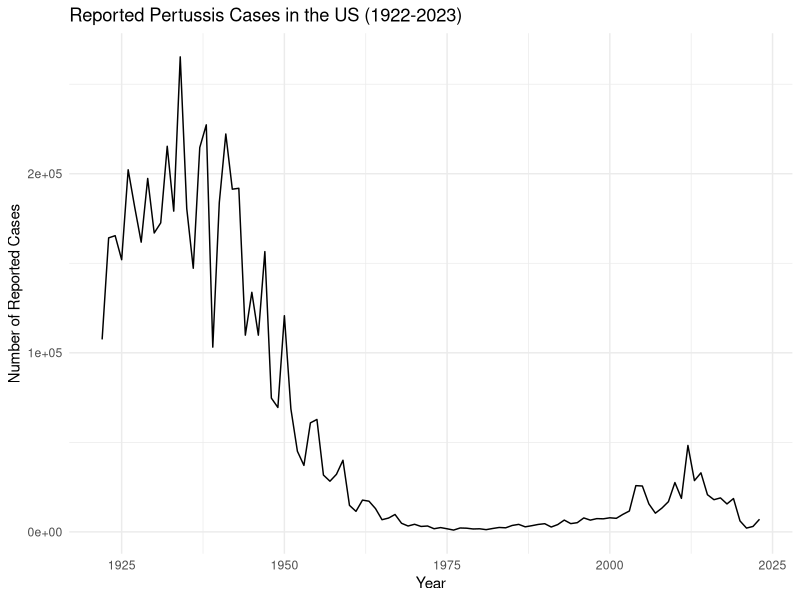
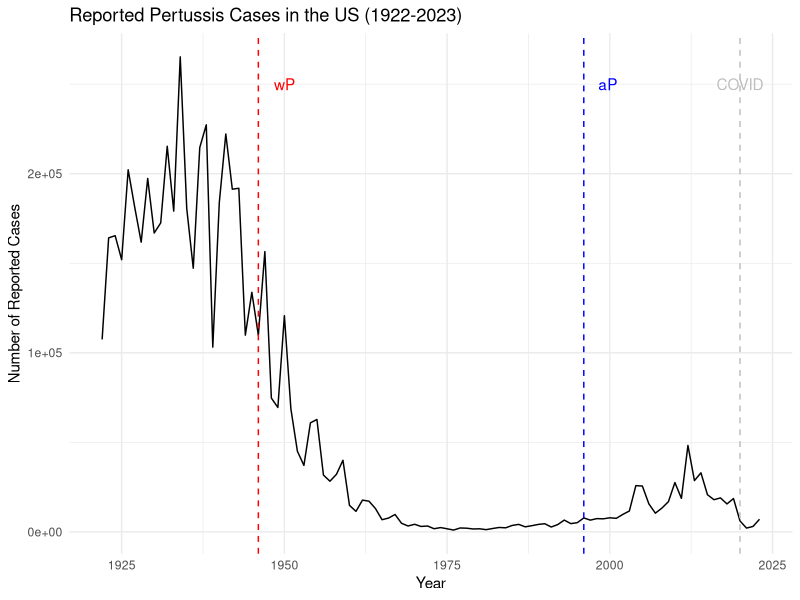

Write the R code that produced these figures, in order. (Note: this script raises an error after producing the figures.)
## ---- chunk 1
cdc <- data.frame(
                          Year = c(1922L,
                                   1923L,1924L,1925L,1926L,1927L,1928L,
                                   1929L,1930L,1931L,1932L,1933L,1934L,1935L,
                                   1936L,1937L,1938L,1939L,1940L,1941L,
                                   1942L,1943L,1944L,1945L,1946L,1947L,1948L,
                                   1949L,1950L,1951L,1952L,1953L,1954L,
                                   1955L,1956L,1957L,1958L,1959L,1960L,
                                   1961L,1962L,1963L,1964L,1965L,1966L,1967L,
                                   1968L,1969L,1970L,1971L,1972L,1973L,
                                   1974L,1975L,1976L,1977L,1978L,1979L,1980L,
                                   1981L,1982L,1983L,1984L,1985L,1986L,
                                   1987L,1988L,1989L,1990L,1991L,1992L,1993L,
                                   1994L,1995L,1996L,1997L,1998L,1999L,
                                   2000L,2001L,2002L,2003L,2004L,2005L,
                                   2006L,2007L,2008L,2009L,2010L,2011L,2012L,
                                   2013L,2014L,2015L,2016L,2017L,2018L,
                                   2019L,2020L,2021L,2022L,2023L),
  No..Reported.Pertussis.Cases = c(107473,
                                   164191,165418,152003,202210,181411,
                                   161799,197371,166914,172559,215343,179135,
                                   265269,180518,147237,214652,227319,103188,
                                   183866,222202,191383,191890,109873,
                                   133792,109860,156517,74715,69479,120718,
                                   68687,45030,37129,60886,62786,31732,28295,
                                   32148,40005,14809,11468,17749,17135,
                                   13005,6799,7717,9718,4810,3285,4249,
                                   3036,3287,1759,2402,1738,1010,2177,2063,
                                   1623,1730,1248,1895,2463,2276,3589,
                                   4195,2823,3450,4157,4570,2719,4083,6586,
                                   4617,5137,7796,6564,7405,7298,7867,
                                   7580,9771,11647,25827,25616,15632,10454,
                                   13278,16858,27550,18719,48277,28639,
                                   32971,20762,17972,18975,15609,18617,6124,
                                   2116,3044,7063)
)
cdc
## ---- chunk 2
library(ggplot2)
ggplot(cdc) +
  geom_line(aes(x = Year, y = No..Reported.Pertussis.Cases)) +
  labs(title = "Reported Pertussis Cases in the US (1922-2023)",
       x = "Year",
       y = "Number of Reported Cases") +
  theme_minimal()
## ---- chunk 3
ggplot(cdc) +
  geom_line(aes(x = Year, y = No..Reported.Pertussis.Cases)) +
  labs(title = "Reported Pertussis Cases in the US (1922-2023)",
       x = "Year",
       y = "Number of Reported Cases") +
  theme_minimal() + geom_vline(xintercept = 1946, linetype="dashed", 
              color = "red", size=.5) +
  annotate("text", x = 1950, y = 250000, label = " wP ", color = "red") + geom_vline(xintercept = 1996, linetype="dashed", 
              color = "blue", size=.5) +
  annotate("text", x = 2000, y = 250000, label = "aP ", color = "blue") +geom_vline(xintercept = 2020, linetype="dashed", 
              color = "gray", size=.5) +
  annotate("text", x = 2020, y = 250000, label = " COVID ", color = "gray") 

## ---- chunk 4
(library(jsonlite))
subject <- read_json("https://www.cmi-pb.org/api/subject", simplifyVector = TRUE) 

## ---- chunk 5
head(subject, 3)

## ---- chunk 6
table(subject$infancy_vac)
table(subject$biological_sex)
table(subject$biological_sex, subject$race)

## ---- chunk 7
library(lubridate)
for (i in 1:(length(subject$year_of_birth))) {
  subject$age_years[i] <- as.numeric(time_length( today() - ymd(subject$year_of_birth[i]),  "years"))
}

## ---- chunk 8
library(dplyr)
ap <- subject %>% filter(infancy_vac == "aP")
mean(ap$age_years, na.rm = TRUE)

wp <- subject %>% filter(infancy_vac == "wP")
mean(wp$age_years, na.rm = TRUE)
## ---- chunk 9
int <- ymd(subject$date_of_boost) - ymd(subject$year_of_birth)
age_at_boost <- time_length(int, "year")
head(age_at_boost)
## ---- chunk 10
ggplot(subject) +
  aes(time_length(age_years, "year"),
      fill=as.factor(infancy_vac)) +
  geom_histogram(show.legend=FALSE) +
  facet_wrap(vars(infancy_vac), nrow=2) +
  xlab("Age in years")
## ---- chunk 11
specimen <- read_json("https://www.cmi-pb.org/api/specimen", simplifyVector = TRUE) 
titer <- read_json("https://www.cmi-pb.org/api/plasma_ab_titer", simplifyVector = TRUE) 
head(specimen)
## ---- chunk 12
unique(titer$antigen)
## ---- chunk 13
ggplot(titer)+ aes(MFI, antigen) +
  geom_boxplot()
## ---- chunk 14
library(dplyr)
meta <- inner_join(specimen, subject)
head(meta)
dim(meta)
abdata<- inner_join(meta, titer)
head(abdata)
dim(abdata)

## ---- chunk 15
table(abdata$isotype)
## ---- chunk 16
table(abdata$dataset)
## ---- chunk 17
igg <- abdata %>% filter(isotype == "IgG")
ggplot(igg) +
  aes(x = MFI_normalised, y = antigen) +
  geom_boxplot() + 
    xlim(0,75) +
  facet_wrap(vars(visit), nrow=2)
## ---- chunk 18
abdata.tc <- abdata %>% filter(dataset == "2021_dataset")

abdata.tc %>% 
  filter(isotype == "IgG",  antigen == "PT") %>%
  ggplot() +
    aes(x=planned_day_relative_to_boost,
        y=MFI_normalised,
        col=infancy_vac,
        group=subject_id) +
    geom_point() +
    geom_line() +
    geom_vline(xintercept=0, linetype="dashed") +
    geom_vline(xintercept=14, linetype="dashed") +
  labs(title="2023 dataset IgG PT")
